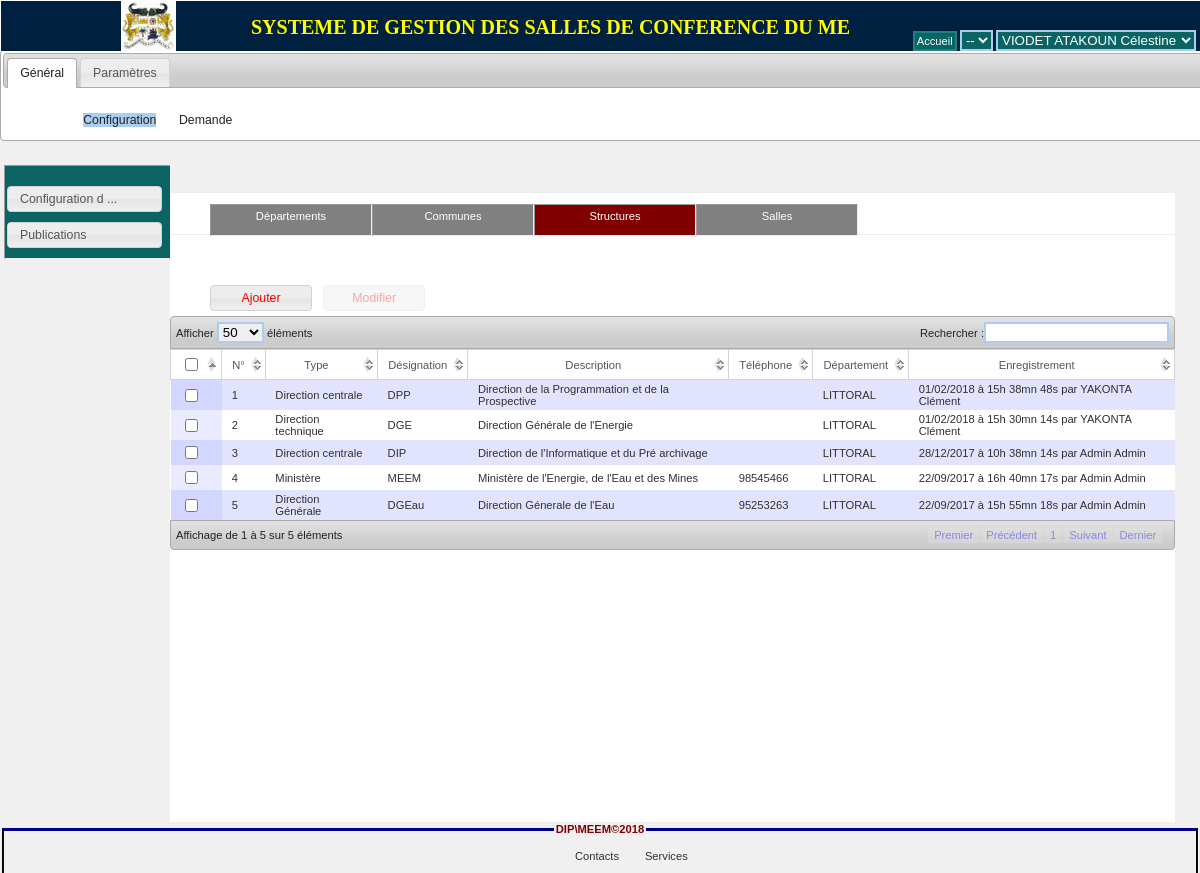
/index.php?m=11&stat_menu=2 (signed in), run on the app's committed database.
### tables this page shows
CREATE TABLE IF NOT EXISTS `intervenant` (
  `id` int(11) NOT NULL AUTO_INCREMENT,
  `nom` varchar(255) NOT NULL,
  `prenom` varchar(255) NOT NULL,
  `login` varchar(255) NOT NULL,
  `mdp` varchar(255) NOT NULL,
  `genre` int(11) NOT NULL COMMENT '0 pour homme, 1 pour femme',
  `etat_matrimoniale` int(11) NOT NULL COMMENT '0 pour célibataire, 1 pour marié',
  `nombre_enfant` int(11) NOT NULL,
  `telephone` varchar(255) NOT NULL,
  `email` varchar(255) NOT NULL,
  `photo_url` varchar(255) NOT NULL,
  `id_poste` int(11) NOT NULL,
  `salaire` bigint(20) NOT NULL,
  `mode_payement` int(11) NOT NULL COMMENT '0 pour espèce, 1 pour cheque',
  `date_embauche` date NOT NULL,
  `status` int(11) NOT NULL,
  `id_intervenant_enreg` int(11) NOT NULL,
  `date_enregistrement` datetime NOT NULL,
  PRIMARY KEY (`id`),
  UNIQUE KEY `login` (`login`),
  KEY `ind_id_poste` (`id_poste`),
  KEY `ind_id_intervenant_enreg` (`id_intervenant_enreg`),
  KEY `ind_mdp` (`mdp`),
  KEY `ind_login` (`login`),
  KEY `login_2` (`login`)
);

CREATE TABLE IF NOT EXISTS `poste` (
  `id` int(11) NOT NULL AUTO_INCREMENT,
  `designation` varchar(255) NOT NULL,
  `description` varchar(255) NOT NULL,
  `id_direction` int(11) NOT NULL,
  `id_service` int(11) NOT NULL,
  `id_division` int(11) NOT NULL,
  `chef_direction_state` int(11) NOT NULL,
  PRIMARY KEY (`id`),
  KEY `ind_id_direction` (`id_direction`)
);

CREATE TABLE IF NOT EXISTS `categorie_menu` (
  `id` int(11) NOT NULL AUTO_INCREMENT,
  `designation` varchar(255) NOT NULL,
  `description` varchar(255) NOT NULL,
  `active_state` int(11) NOT NULL COMMENT '0 non active, 1 activé',
  `show_help` int(11) NOT NULL COMMENT '0 non active, 1 active',
  `position` int(11) NOT NULL COMMENT 'indique l''ordre d''affichage de cet onglet',
  PRIMARY KEY (`id`)
);

CREATE TABLE IF NOT EXISTS `menu` (
  `id` int(11) NOT NULL AUTO_INCREMENT,
  `designation` varchar(255) NOT NULL,
  `description` varchar(255) NOT NULL,
  `id_categorie` int(11) NOT NULL,
  `active_state` int(11) NOT NULL COMMENT '0 non active, 1 activé',
  `show_help` int(11) NOT NULL COMMENT '0 non active, 1 active',
  PRIMARY KEY (`id`),
  KEY `ind_id_categorie` (`id_categorie`)
);

CREATE TABLE IF NOT EXISTS `sous_menu` (
  `id` int(11) NOT NULL AUTO_INCREMENT,
  `id_menu` int(11) NOT NULL,
  `designation` varchar(255) NOT NULL,
  `description` varchar(255) NOT NULL,
  `position` int(11) NOT NULL,
  `active_state` int(11) NOT NULL COMMENT '0 non active, 1 activé',
  `show_help` int(11) NOT NULL COMMENT '0 non active, 1 active',
  `on_passwd_access` int(11) NOT NULL COMMENT '0 non, 1 oui si mot de passe defini dans la table static params',
  `show_at_startup` int(11) NOT NULL,
  `icone_url` varchar(255) NOT NULL,
  `id_type_sm` int(11) NOT NULL,
  PRIMARY KEY (`id`),
  KEY `ind_id_menu` (`id_menu`),
  KEY `ind_id_type_sm` (`id_type_sm`)
);

CREATE TABLE IF NOT EXISTS `app_structure` (
  `id` int(11) NOT NULL AUTO_INCREMENT,
  `nom` varchar(255) NOT NULL,
  `description` varchar(255) NOT NULL,
  `telephone` varchar(255) NOT NULL,
  `telephone_alt` varchar(255) NOT NULL,
  `mail` varchar(255) NOT NULL,
  `mail_alt` varchar(255) NOT NULL,
  `id_departement` int(11) NOT NULL,
  `id_structure_type` int(11) NOT NULL,
  `id_intervenant` int(11) NOT NULL,
  `date_enregistrement` datetime NOT NULL,
  PRIMARY KEY (`id`)
);

CREATE TABLE IF NOT EXISTS `app_structure_type` (
  `id` int(11) NOT NULL AUTO_INCREMENT,
  `nom` varchar(255) NOT NULL,
  `id_intervenant` int(11) NOT NULL,
  `date_enregistrement` datetime NOT NULL,
  PRIMARY KEY (`id`)
);

CREATE TABLE IF NOT EXISTS `app_departement` (
  `id` int(11) NOT NULL AUTO_INCREMENT,
  `nom` varchar(255) NOT NULL,
  `description` varchar(255) NOT NULL,
  `id_intervenant` int(11) NOT NULL,
  `date_enregistrement` datetime NOT NULL,
  PRIMARY KEY (`id`)
);

### src/app/view/m11/85_structures.php (the view, shortened to what the rows shown need)
<div align="center" style="margin-top:50px;">
	<table border="0" id="dataTable" class="display datatable">
        <thead>
            <tr height="30" align="center">
				<th style="text-align:left"><input type="checkbox" name="all_checker" /></th>
				<th>N°</th>
				<th>Type</th>
				<th>Désignation</th>
                <th>Description</th>
                <th>Téléphone</th>
                <th>Département</th>
                <th>Enregistrement</th>
			</tr>
        </thead>
        <?php
			  $i = 0;
			  $structures = Structure::all();
			  foreach($structures as $str)
			  {
				echo '<tr class="line">';
					echo '<td><input type="checkbox" name="dossier_'.$str->id().'" value="'.$str->id().'" /></td>';
					echo '<td>'.(++$i).'</td>';
					echo '<td>'.$str->structureType()->nom().'</td>';
					echo '<td>'.$str->nom().'</td>';
					echo '<td>'.$str->description().'</td>';
					echo '<td>'.$str->telephone().'</td>';
					echo '<td>'.$str->departement()->nom().'</td>';
					echo '<td>'.Systeme::dateTimeToFrench($str->insertDate()).' par '.$str->insertUser()->fullname().'</td>';
				echo '</tr>';
			  }
		?>
    </table>
</div>

### index.php (shortened to what the rows shown need)
<?php
require_once("requirements.php");
$connected = false;
if(isset($_SESSION['id_intervenant']))
{
	$connected = true;
	$db = new DataBase();
	$intervenant = new Intervenant($_SESSION['id_intervenant']);
}
?>
<!DOCTYPE html>
<html>
<head>
		<link rel="stylesheet" href="js/bxslider/jquery.bxslider.css" type="text/css" />
		<link rel="stylesheet" href="css/style.css" />
		<link rel="stylesheet" type="text/css" href="lib/jquery-ui-1.10.1/development-bundle/themes/base/jquery.ui.all.css" />
		<link rel="stylesheet" type="text/css" href="lib/jquery-ui-1.10.1/development-bundle/themes/base/jquery.ui.dataTable.css" />
		<link rel="stylesheet" type="text/css" href="lib/DataTables-1.10.2/extensions/TableTools/css/dataTables.tableTools.css" />
		<link rel="stylesheet" type="text/css" href="css/simplePagination.css">
		<link rel="stylesheet" type="text/css" href="lib/fancybox/source/jquery.fancybox.css?v=2.1.5" media="screen" />
		<link rel="stylesheet" type="text/css" href="lib/fancybox/source/helpers/jquery.fancybox-buttons.css?v=1.0.5" />
		<link rel="stylesheet" type="text/css" href="lib/fancybox/source/helpers/jquery.fancybox-thumbs.css?v=1.0.7" />
		<link rel="stylesheet" type="text/css" href="lib/select2/select2.min.css">
</head>
<body>
<div id="page">
        <div id="header" style="border:1px solid white;">
			<?php if($connected){?>
			<form>
				<a href="index.php" class="b_home" style="">Accueil</a>
				<select name="globalYear" title="Excercice">
					<?php
					    echo '<option value="'.date('Y').'"> -- </option>';
					?>
				</select>
				<select name = "sessionInfo" title="<?php echo $intervenant->poste();?>">
					<option value="0"><?php echo $intervenant->nom().' '.$intervenant->prenom();?></option>
				</select>
			</form>
			<?php } ?>
	    </div>
		<?php
			if($connected)
			{
				include('includes/connected.php');
			}
			else
			{
				include('includes/connexion.php');
			}
		?>
</div>
</body>
</html>

### includes/connected.php (shortened to what the rows shown need)
<?php
$nav_menu = $intervenant->nav_menus();
?>
	<div id="tabs">
		<ul>
		    <?php
			    $i=0;
                foreach($nav_menu as $categorie)
				{
				   if(count($categorie['menus'])>0)
				   {
					echo '<li><a href="#tabs-'.$i.'" title="'.(($categorie['show_help']==1)?$categorie['description']:'').'">'.$categorie['designation'].'</a></li>';
					$i++;
				   }
				}
			?>
		</ul>
		<?php
			$i=0;
			foreach($nav_menu as $categorie)
			{
			  $menus = $categorie['menus'];
			  if(count($menus)>0)
			  {
				  echo '<div id="tabs-'.$i.'" class="tab_content">';
				  echo '<ul>';
					  foreach($menus as $m)
					  {
						if(isset($_GET['m'])&&$_GET['m']==$m['id'])
						{
							echo '<li class="current_m"><a href="index.php?m='.$m['id'].'" title="'.(($m['show_help']==1)?$m['description']:'').'">'.$m['designation'].'</a></li>';
						}
						else
							echo '<li><a href="index.php?m='.$m['id'].'" title="'.(($m['show_help']==1)?$m['description']:'').'">'.$m['designation'].'</a></li>';
					  }
				  echo '</ul>';
				  echo '</div>';
				  $i++;
			  }
			}
		?>
	</div>
	<div id="wrap">
		<div id="left_menu">
		    <?php
			   if(isset($_GET['m']))
			   {
					$id_menu = $db->escape($_GET['m']);
					$sous_menus = $intervenant->sous_menus($id_menu);
					if(count($sous_menus)>0)
					{
					    echo '<ul>';
						foreach($sous_menus as $sm)
						{
							$sm_limited_designation = (strlen($sm['designation'])>18)?substr($sm['designation'],0,15).' ...':$sm['designation'];
							if(isset($_GET['sm'])&&$_GET['sm']==$sm['id'])
								echo '<li class="current_sm" m="'.$id_menu.'" sm="'.$sm['id'].'" ><a href = "" title="'.(($sm['show_help']==1)?$sm['description']:'').'" >'.$sm_limited_designation.'</a></li>';
							else
								echo '<li class="sm" m="'.$id_menu.'" sm="'.$sm['id'].'" ><a href = "" title="'.(($sm['show_help']==1)?$sm['description']:'').'">'.$sm_limited_designation.'</a></li>';
						}
						 echo '</ul>';
					}
			   }
			?>
		</div>
	   <div id="content">
				<?php
					if(isset($_GET['sm']))
					{
					    $id_sm = $db->escape($_GET['sm']);
					    $file = "src/".Systeme::sm_folder($id_sm)."/view/m".$_GET['m']."/".$id_sm.".php";
						if(file_exists($file))
						{
						    if($intervenant->hasSousMenu($id_sm)||(!is_numeric($id_sm) && count(explode('_',$id_sm))>1))
						    {
						    	if(is_numeric($id_sm))
						    	{
						    		$sys_date = new DateTime();
						    		$s_m = null;
						    		foreach ($sous_menus as $key => $sm) {
						    			if($sm['id'] == $id_sm)
						    			{
						    				$s_m = $sm;
						    				break;
						    			}
						    		}
						    		if($s_m['on_passwd_access']==0 && isset($_GET['sm_token']) && $_GET['sm_token'] == md5($_SESSION['sm_token']))
						    		{
						    			include($file);
						    		}
						    		else if($s_m['on_passwd_access']==1 && isset($_GET['sm_token']) && $_GET['sm_token'] == md5($_SESSION['sm_token']))
						    		{
						    			include($file);
						    		}
						    		else
						    		{
						    			include('includes/not_allowed_sm.php');
						    		}
						    	}
						    	else
						    	{
						    		include($file);
						    	}
						    }
							else
								include('includes/not_allowed_sm.php');
						}
					}
					else if(isset($_GET['m']))
					{
						$sm = $sous_menus[0];
						$file = "src/".Systeme::sm_folder($sm['id'])."/view/m".$_GET['m']."/".$sm['id'].".php";
						if(file_exists($file))
						{
						    include($file);
						}
					}
					else
					{
						include('includes/accueil.php');
					}
				?>
	   </div>
	</div>

### data on the page
intervenant: sessionInfo "VIODET ATAKOUN Célestine"
categorie_menu: designation "Général"
categorie_menu: designation "Paramètres"
menu: designation "Configuration"
menu: designation "Demande"
sous_menu: designation "Configuration d ..."
sous_menu: designation "Publications"
app_structure: id_structure_type.nom "Direction centrale", nom "DPP", description "Direction de la Programmation et de la Prospective", id_departement.nom "LITTORAL", date_enregistrement "01/02/2018 à 15h 38mn 48s", id_intervenant.prenom "YAKONTA Clément"
app_structure: id_structure_type.nom "Direction technique", nom "DGE", description "Direction Générale de l'Energie", id_departement.nom "LITTORAL", date_enregistrement "01/02/2018 à 15h 30mn 14s", id_intervenant.prenom "YAKONTA Clément"
app_structure: id_structure_type.nom "Direction centrale", nom "DIP", description "Direction de l'Informatique et du Pré archivage", id_departement.nom "LITTORAL", date_enregistrement "28/12/2017 à 10h 38mn 14s", id_intervenant.prenom "Admin Admin"
app_structure: id_structure_type.nom "Ministère", nom "MEEM", description "Ministère de l'Energie, de l'Eau et des Mines", telephone "98545466", id_departement.nom "LITTORAL", date_enregistrement "22/09/2017 à 16h 40mn 17s", id_intervenant.prenom "Admin Admin"
app_structure: id_structure_type.nom "Direction Générale", nom "DGEau", description "Direction Génerale de l'Eau", telephone "95253263", id_departement.nom "LITTORAL", date_enregistrement "22/09/2017 à 15h 55mn 18s", id_intervenant.prenom "Admin Admin"

### other printed values
app_title "SYSTEME DE GESTION DES SALLES DE CONFERENCE DU ME"
